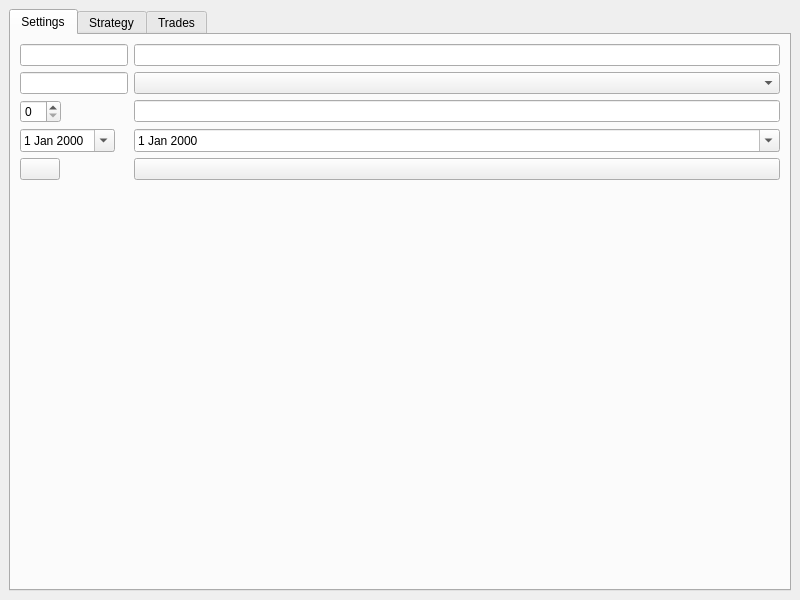
<?xml version="1.0" encoding="UTF-8"?>
<ui version="4.0">
    <class>MainWindow</class>
    <widget class="QMainWindow" name="MainWindow">
        <property name="geometry">
            <rect><x>0</x><y>0</y><width>800</width><height>600</height></rect>
        </property>
        <widget class="QWidget" name="centralwidget">
            <layout class="QVBoxLayout" name="verticalLayout">
                <item>
                    <widget class="QTabWidget" name="tabWidget">
                        <property name="currentIndex"><number>0</number></property>
                        <widget class="QWidget" name="settingsTab">
                            <attribute name="title"><string>Settings</string></attribute>
                            <layout class="QFormLayout" name="formLayout">
                                <item row="0" column="0"><widget class="QLineEdit" name="commissionEdit"/></item>
                                <item row="0" column="1"><widget class="QLineEdit" name="balanceEdit"/></item>
                                <item row="1" column="0"><widget class="QLineEdit" name="symbolEdit"/></item>
                                <item row="1" column="1"><widget class="QComboBox" name="marketCombo"/></item>
                                <item row="2" column="0"><widget class="QSpinBox" name="leverageSpin"/></item>
                                <item row="2" column="1"><widget class="QLineEdit" name="intervalEdit"/></item>
                                <item row="3" column="0">
                                    <widget class="QDateEdit" name="fromDate">
                                        <property name="calendarPopup"><bool>true</bool></property>
                                    </widget>
                                </item>
                                <item row="3" column="1">
                                    <widget class="QDateEdit" name="toDate">
                                        <property name="calendarPopup"><bool>true</bool></property>
                                    </widget>
                                </item>
                                <item row="4" column="0"><widget class="QPushButton" name="compileBtn"/></item>
                                <item row="4" column="1"><widget class="QPushButton" name="runBtn"/></item>
                            </layout>
                        </widget>
                        <widget class="QWidget" name="strategyTab">
                            <attribute name="title"><string>Strategy</string></attribute>
                            <layout class="QVBoxLayout" name="strategyLayout">
                                <item><widget class="QTextEdit" name="codeEdit"/></item>
                                <item>
                                    <widget class="QLabel" name="errorLabel">
                                        <property name="text"><string/></property>
                                    </widget>
                                </item>
                            </layout>
                        </widget>
                        <widget class="QWidget" name="tradesTab">
                            <attribute name="title"><string>Trades</string></attribute>
                            <layout class="QVBoxLayout" name="tradesLayout">
                                <item><widget class="QTableWidget" name="tradesTable"/></item>
                                <item><widget class="QLabel" name="summaryLabel"/></item>
                            </layout>
                        </widget>
                    </widget>
                </item>
            </layout>
        </widget>
    </widget>
    <resources/>
    <connections/>
</ui>
